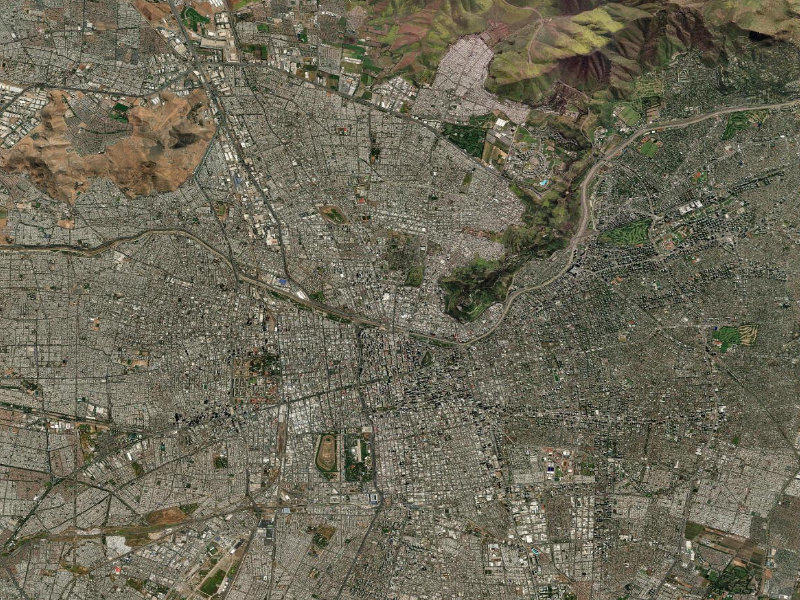
#> input picture santiago_satelital_rgb.jpg, 800 x 600 px
$ python verificar_bandas.py
#> lines starting #> are read from the running program, lines starting #| are printed output that depends on the picture
#!/usr/bin/env python3
import numpy as np
from PIL import Image
import os

def verificar_imagen_rgb(filename="santiago_satelital_rgb.jpg"):
    """
    Verifica que la imagen tenga las 3 bandas RGB
    """
#> called with filename = 'santiago_satelital_rgb.jpg'

    print(f"Verificando imagen: {filename}")
    print("=" * 50)

    # Verificar que existe
    if not os.path.exists(filename):
        print(f"❌ Error: No se encuentra el archivo {filename}")
        return False

    # Cargar imagen
    img = Image.open(filename)
#> img is the input picture: PIL image 800x600 RGB; mean R, G, B 107.6, 104.1, 86.6
    img_array = np.array(img)

    # Información del archivo
    file_size = os.path.getsize(filename) / 1024  # KB

    print(f"✓ Archivo encontrado")
    print(f"  Tamaño del archivo: {file_size:.1f} KB")
    print(f"  Formato: {img.format}")
#|   Formato: JPEG
    print(f"  Modo: {img.mode}")
#|   Modo: RGB
    print(f"  Dimensiones: {img.size[0]}x{img.size[1]} píxeles")
#|   Dimensiones: 800x600 píxeles

    # Verificar estructura de datos
    print(f"\n  Array shape: {img_array.shape}")
#|   Array shape: (600, 800, 3)
    print(f"  Tipo de datos: {img_array.dtype}")
#|   Tipo de datos: uint8
    print(f"  Rango de valores: [{img_array.min()}, {img_array.max()}]")
#|   Rango de valores: [0, 255]

    # Verificar que tiene exactamente 3 bandas
    if len(img_array.shape) == 3 and img_array.shape[2] == 3:
        print("\n✅ CONFIRMADO: La imagen tiene las 3 bandas del espectro visible")
        print("\nDetalles de las bandas:")
        print("-" * 40)

        band_names = ['ROJO (Red)', 'VERDE (Green)', 'AZUL (Blue)']
        wavelengths = ['620-750 nm', '495-570 nm', '450-495 nm']

        for i in range(3):
            banda = img_array[:, :, i]
            print(f"\nBanda {i+1}: {band_names[i]}")
            print(f"  Longitud de onda: {wavelengths[i]}")
            print(f"  Valores mínimo/máximo: {banda.min()}/{banda.max()}")
            print(f"  Valor medio: {banda.mean():.2f}")
            print(f"  Desviación estándar: {banda.std():.2f}")
            print(f"  Mediana: {np.median(banda):.2f}")
#> this loop made 3 passes
#|   Valores mínimo/máximo: 0/255
#|   Valor medio: 107.56
#|   Desviación estándar: 34.71
#|   Mediana: 107.00
#|   Valores mínimo/máximo: 0/255
#|   Valor medio: 104.10
#|   Desviación estándar: 32.67
#|   Mediana: 103.00
#|   Valores mínimo/máximo: 0/250
#|   Valor medio: 86.59
#> (further printed lines are left out)
#> pass 1, in verificar_imagen_rgb, `banda = img_array[:, :, i]`:
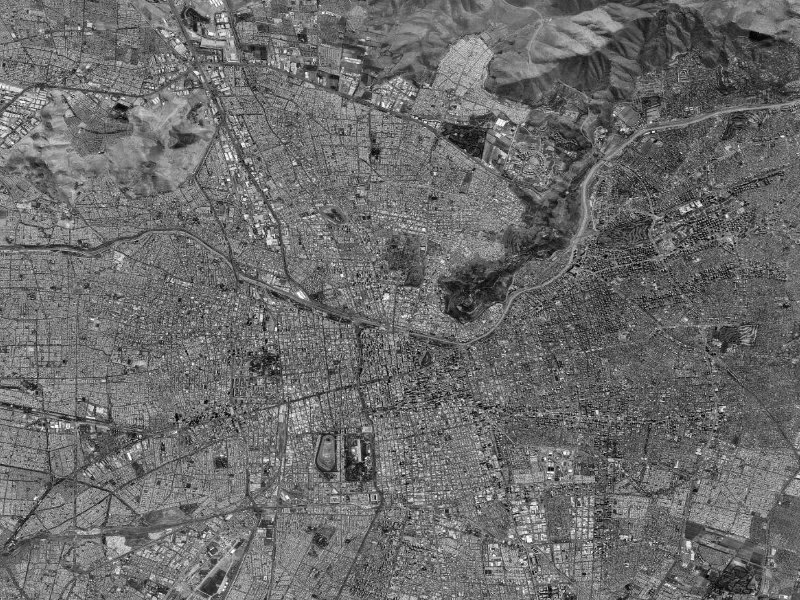
#> banda: shape (600, 800); min 0, max 255, mean 107.6
#> pass 2, in verificar_imagen_rgb, `banda = img_array[:, :, i]`:
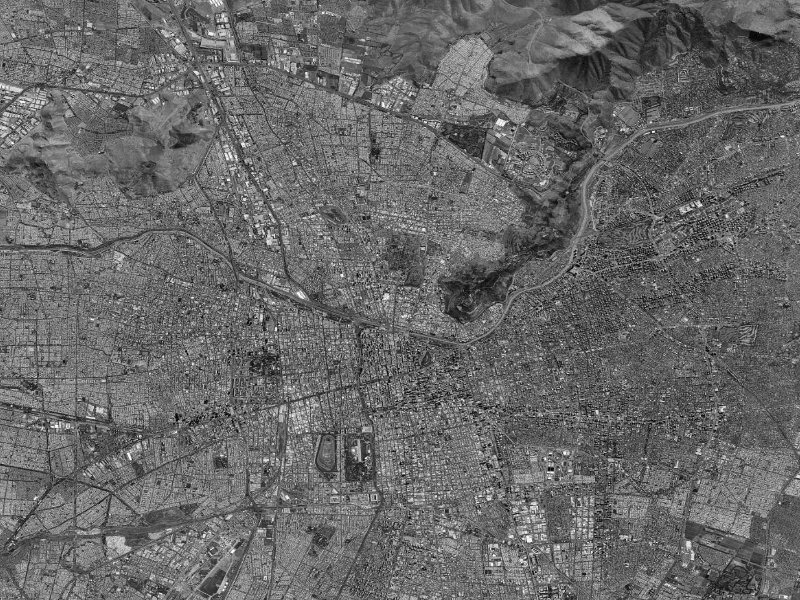
#> banda: shape (600, 800); min 0, max 255, mean 104.1
#> pass 3, in verificar_imagen_rgb, `banda = img_array[:, :, i]`:
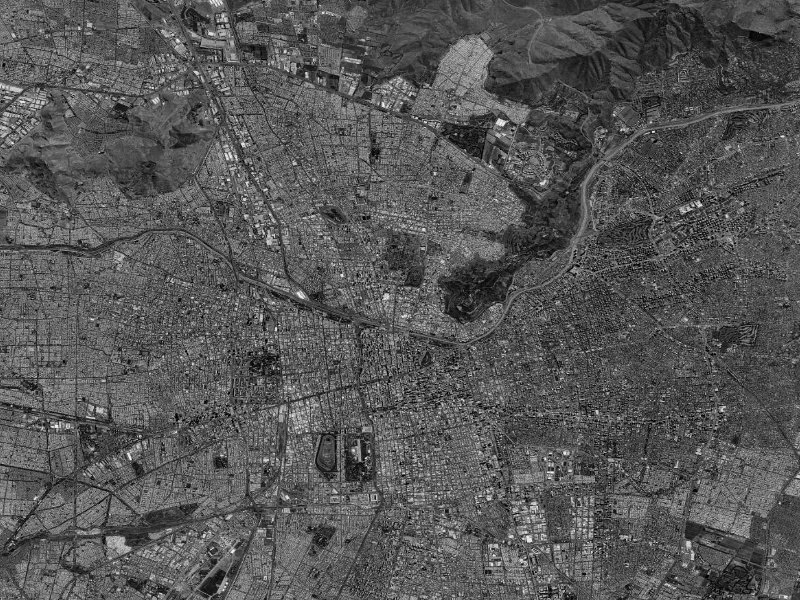
#> banda: shape (600, 800); min 0, max 250, mean 86.6

        print("\n" + "="*50)
        print("RESUMEN:")
        print("="*50)
        print("✅ Imagen lista para usar en presentación")
        print(f"✅ Tamaño óptimo: {file_size:.1f} KB (ideal para presentaciones)")
        print("✅ Contiene las 3 bandas RGB del espectro visible")
        print("✅ Resolución adecuada: 800x600 píxeles")
        print("✅ Ubicación: Santiago, Chile (zona representativa)")

        return True
    else:
        print("\n❌ La imagen NO tiene el formato RGB esperado")
        return False

if __name__ == "__main__":
    resultado = verificar_imagen_rgb("santiago_satelital_rgb.jpg")

    if resultado:
        print("\n📍 La imagen 'santiago_satelital_rgb.jpg' está lista para usar")
        print("   en tu presentación sobre representación de datos espectrales.")
